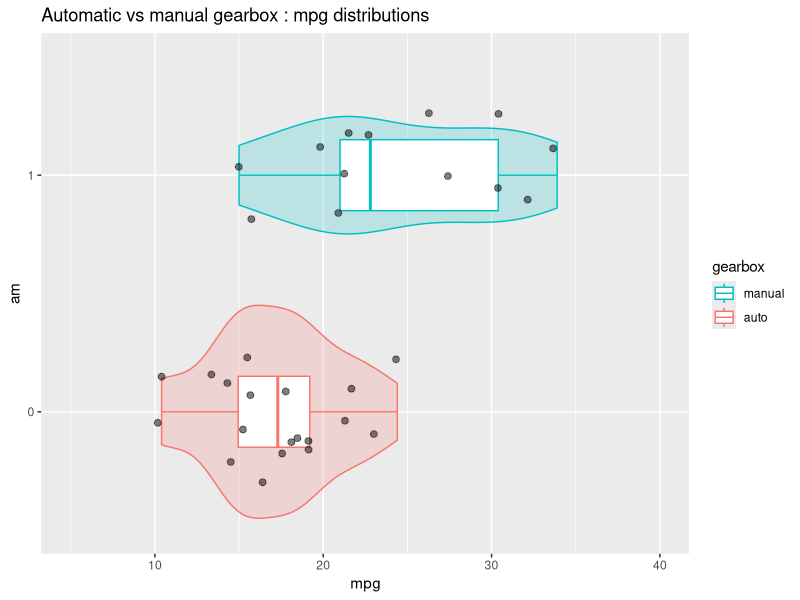
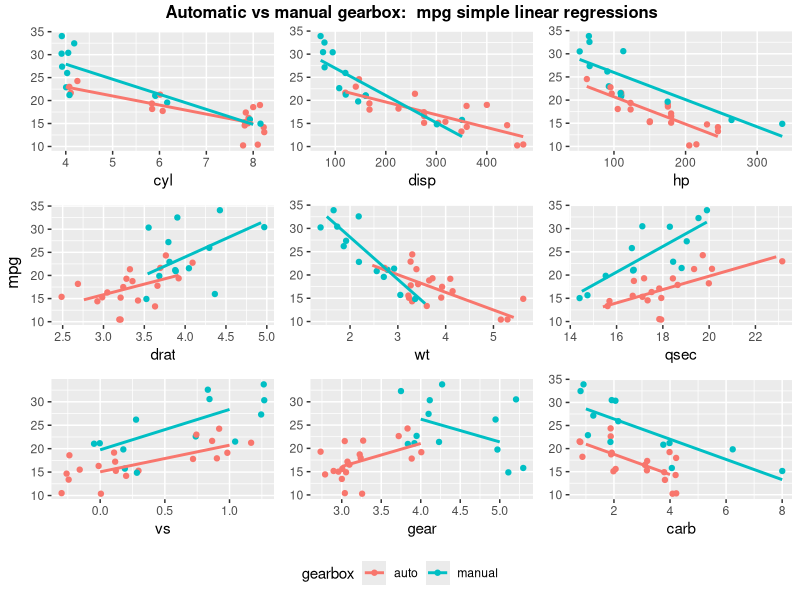
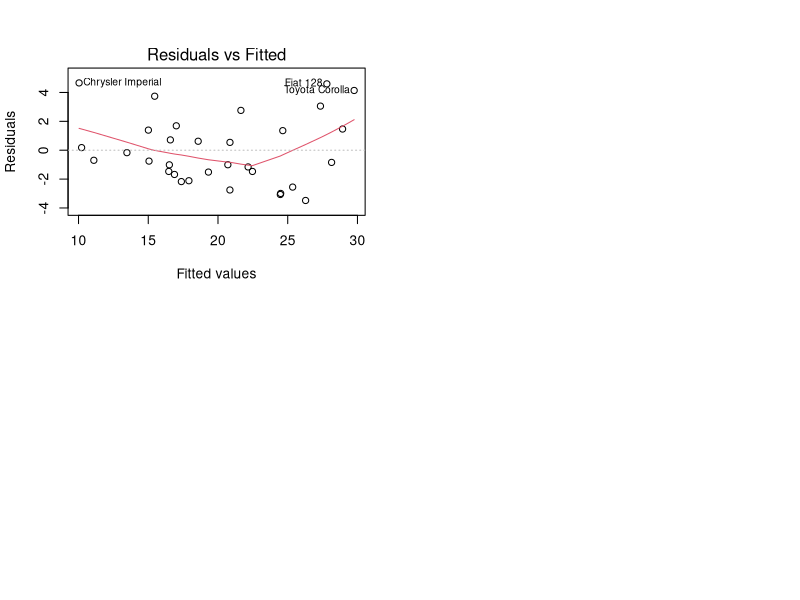
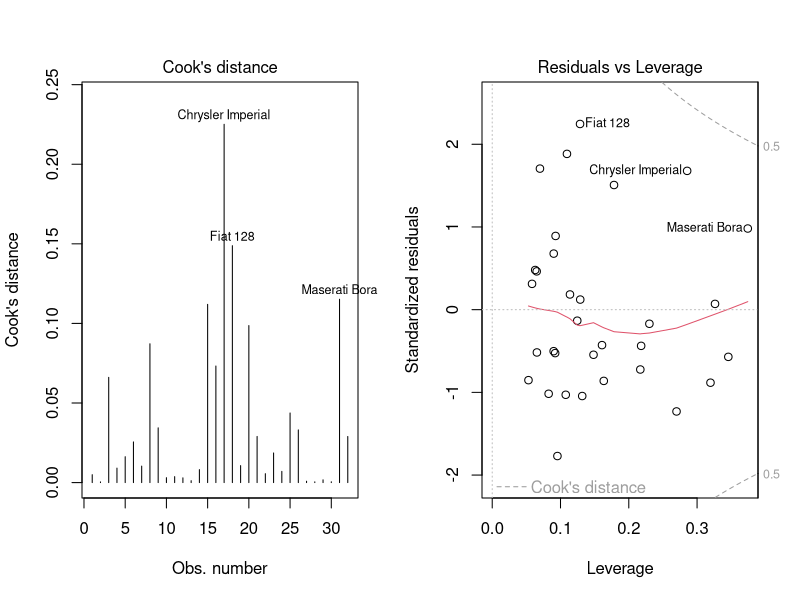
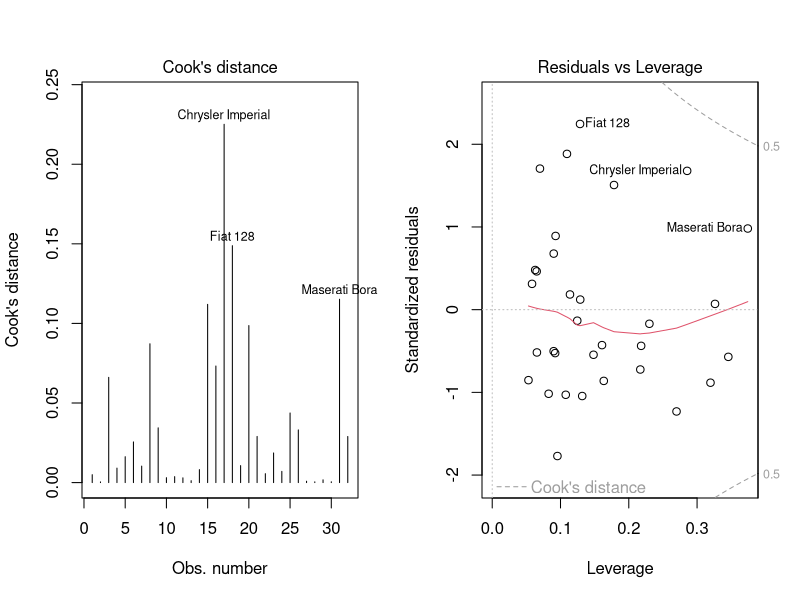
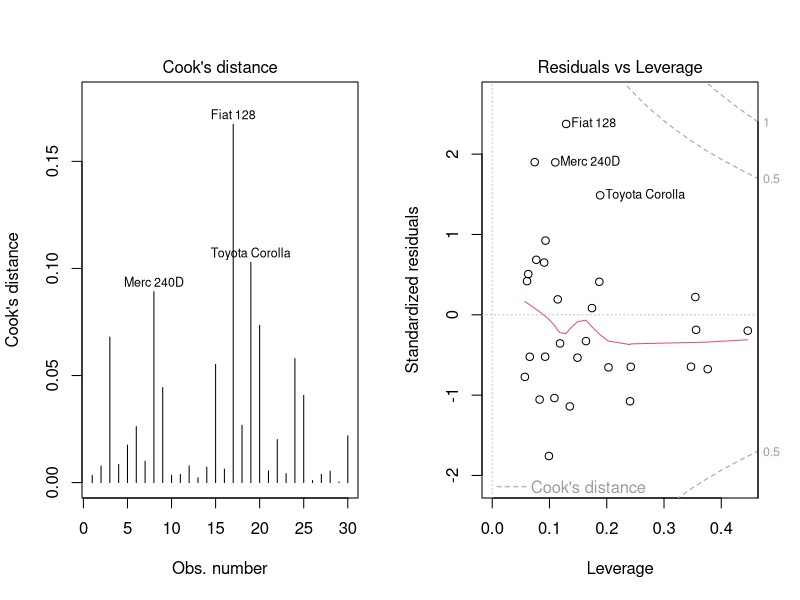
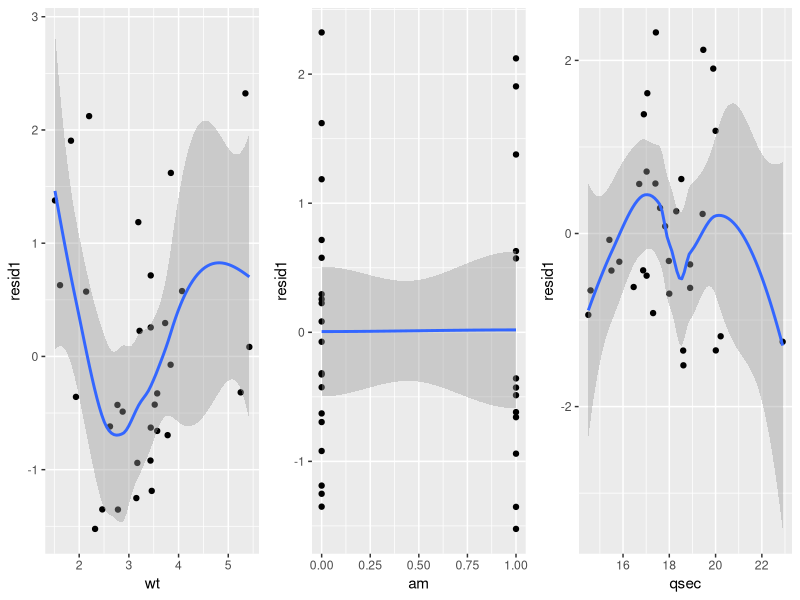

The R source for these figures, in order: (Note: this script raises an error after producing the figures.)
#' ---
#' title: "Linear Models"
#' subtitle: "Project1.R"
#' author: "Bruno Fischer Colonimos"
#' date: '`r format(Sys.Date(), "%d %B %Y")`'
#' output:
#'         html_document:
#'                 theme: readable
#'                 number_sections: yes
#'         word_document:
#'              fig_caption: yes
#'              fig_width: 9
#'              toc: no
#'              number_sections: yes
#'              theme: readable
#' ---


#+ options
knitr::opts_chunk$set(echo = FALSE)


#' libraries + external code
#' =========================

#+ libraries, warnings = FALSE

library(dplyr)
# require(graphics)
# library(GGally)
library(ggplot2)
library(grid)
library(gridExtra)

# source(file.path("morecode", "multiplot", "multiplot.R"))



#' The data
#' ========

# Help file : data frame with 32 observations on 11 variables.

# [, 1]	 mpg	 Miles/(US) gallon
# [, 2]	 cyl	 Number of cylinders
# [, 3]	 disp	 Displacement (cu.in.)
# [, 4]	 hp	 Gross horsepower
# [, 5]	 drat	 Rear axle ratio
# [, 6]	 wt	 Weight (1000 lbs)
# [, 7]	 qsec	 1/4 mile time
# [, 8]	 vs	 V/S
# [, 9]	 am	 Transmission (0 = automatic, 1 = manual)
# [,10]	 gear	 Number of forward gears
# [,11]	 carb	 Number of carburetors


data("mtcars")



#' Data exploration
#' ----------------

#' compute means for  am = 0 / 1

means <- mtcars %>%
        group_by(am) %>%
        summarise(meanmpg=mean(mpg))

meanauto <- means[1,"meanmpg"]
meanmanual <- means[2,"meanmpg"]


#' Compare distributions

# Solution 1 (deprecated)
# # freq polygons
# gpoly <- ggplot(mtcars, aes(mpg, y = ..density..,
#                             color = factor(am))) +
#         geom_freqpoly(bins = 16) +
#         scale_color_discrete("am") +
#         scale_x_continuous(limits = c(5, 40)) +
#         xlab(NULL)
#
# # try , not used
# gdens <- ggplot(mtcars, aes(mpg, y = ..density..,
#                             fill = factor(am))) +
#         geom_density(alpha=.2, bw =2) +
#         scale_fill_discrete("am") +
#         scale_x_continuous(limits = c(5, 40)) +
#         xlab(NULL)
# # gdens
#
#
# # boxplots
# gbox <- ggplot(mtcars, aes(factor(am), mpg, color=factor(am))) +
#         geom_boxplot() +
#         geom_jitter(width=.5, height=.2, alpha =.5, size = 2) +
#         scale_x_discrete("am", labels = c("0.00", "1.00")) +
#         scale_y_continuous(limits = c(5, 40)) +
#         scale_color_discrete("am") +
#         ylab(NULL)+
#         coord_flip()
#
# # show freq polygons and boxplot together
#
# # remark: with the bold title, this is very slow
# # bold title
# title1 <- textGrob("Automatic vs manual gearbox mpg distributions",
#                 gp=gpar(fontface="bold"))
#
# gr <- arrangeGrob(grobs=list(gpoly, gbox),
#                   layout_matrix = matrix(c(1, 1, 1, 2, 2), ncol = 1) ,
#                   top = title1,
#                   bottom = "mpg")
# # stores in gr use then grid.graw(gr)
#
# # displaygraph when appropriate
# grid.newpage()
# grid.draw(gr)



# Alternative: violin + box + points

mtcars <- mutate(mtcars, gearbox = factor(ifelse(am == 0, "auto", "manual")))

gviolin <- ggplot(mtcars, aes(factor(am), mpg, color=gearbox)) +
        geom_violin(mapping=aes(fill=factor(am)), show.legend = FALSE, alpha = .2) +
        geom_boxplot(width=.3) +
        geom_jitter(width=.3, height=.3, alpha =.5, size = 2, color="black") +
        scale_x_discrete("am") +
        scale_y_continuous(limits = c(5, 40)) +
        # scale_color_discrete("gearbox") +
        guides(col = guide_legend(reverse = TRUE))+
        labs(title = "Automatic vs manual gearbox : mpg distributions") +
        coord_flip()

# display
gviolin



#' Plotting the effect of every variable on mpg, conmparing
#' automatic and manual transmissions

# plotting function
plotam <- function(varname, withlegend = FALSE) {
        g <- ggplot(mtcars,
               aes_(x = as.name(varname),
                    y = quote(mpg),
                    color = quote(gearbox))) +
                geom_jitter(width= .3, height = .2) +
                geom_smooth(data = filter(mtcars, am ==0),
                            method="lm", se= FALSE) +
                geom_smooth(data = filter(mtcars, am ==1),
                            method="lm", se= FALSE) +
                ylab(NULL) +
                # scale_color_discrete(guide_legend("am")) +
                theme(legend.position="bottom")
        if (withlegend) {
                g
        } else {
                g + theme(legend.position = "none")
        }
}

# test
# plotam("wt")
# plotam("wt" , withlegend=TRUE)
#
# plotam <- function(varname, withlegend = FALSE) {
#         g <- ggplot(mtcars,
#                     aes_(x = as.name(varname),
#                          y = quote(mpg),
#                          color = quote(factor(am)))) +
#                 geom_jitter(width= .3, height = .2) +
#                 geom_smooth(data = filter(mtcars, am ==0),
#                             method="lm", se= FALSE) +
#                 geom_smooth(data = filter(mtcars, am ==1),
#                             method="lm", se= FALSE) +
#                 ylab(NULL) +
#                 scale_color_discrete(guide_legend("am")) +
#                 theme(legend.position="bottom")
#         if (withlegend) {
#                 g
#         } else {
#                 g + theme(legend.position = "none")
#         }
# }











# plot all variables except mpg, against am
lpl <- lapply(X = setdiff(colnames(mtcars), c("am", "gearbox", "mpg")),
              plotam)


# display plots (with a common legend):

# get the legend from any one plot (the plot must have a legend)
# extract legend
# https://github.com/hadley/ggplot2/wiki/Share-a-legend-between-two-ggplot2-graphs
g_legend<-function(a.gplot){
        tmp <- ggplot_gtable(ggplot_build(a.gplot))
        leg <- which(sapply(tmp$grobs, function(x) x$name) == "guide-box")
        legend <- tmp$grobs[[leg]]
        return(legend)}

mylegend <- g_legend(plotam("wt", withlegend = TRUE))


# draw the plot
# windows(width = 10, height = 6)
title2 <- textGrob("Automatic vs manual gearbox:  mpg simple linear regressions",
                   gp = gpar(fontface="bold"))

gg <- arrangeGrob(grobs = lpl,
                  ncol = 3,
                  top = title2,
                  left = "mpg")

g3 <- arrangeGrob(gg,
                   mylegend, nrow=2, heights=c(10, 1))
# to display
grid.newpage()
grid.draw(g3)
# dev.off()




#' model selection
#' ===============

#' backwards elimination (without interaction)
#' -------------------------------------------

# Steps in in the iteration cycle

# testing function, not-really-so-great
nextstep <- function(fit) {
        sf <-  summary(fit)
        sfc <- summary(fit)$coef[-1,]
        rnames <- dimnames(sfc)[[1]]
        ix <- match(max(sfc[,4] ), sfc[,4] )
        # formula
        fitfla <- formula(fit)
        cfla <- as.character(fitfla)
        cfla <- paste(cfla[2], cfla[1], cfla[3])
        # result
        if (sfc[ix,4] > 0.05) {
                data.frame(nonsignif.var = rnames[ix],
                           p.value =  round(sfc[ix, 4], 3),
                           sigma = sf$sigma,
                           Rsquared =  sf$r.squared,
                           Adj.Rsquared = sf$adj.r.squared)
        } else {
                data.frame(nonsignif.var = "all significant",
                           formula = cfla,
                           sigma = sf$sigma,
                           Rsquared =  sf$r.squared,
                           Adj.Rsquared = sf$adj.r.squared)
        }
}


# initialization of process. returns 3 function:
# 1: remove
# 2.

initrem <- function() {
        step <- NULL
        i <- 1
        elim <-  numeric(0) # history of removals
        list(
                remove = function() {
                        step <<- nextstep(fit)
                        elim[i] <<- paste0(step$nonsignif.var, " (p.value: ", round(step$p.value, 2) , ")" )
                        i <<- i + 1
                },
                step = function() {step},
                elim = function() {elim}
        )

}


# initialization
temp <- initrem() # Initialization + creation of the three functions
remove <- temp$remove
step <- temp$step
elim <- temp$elim

# first iteration
fit <- lm(mpg ~ carb + hp + disp + cyl + wt + gear + am + drat + vs + qsec, mtcars)
summary(fit) # show current model
try(remove()) # what is to be removed
step() # show what happens next
elim() # history of removals


# 2 removing cyl
fit <- lm(mpg ~ carb + hp + disp + wt + gear + am + drat + vs + qsec, mtcars)

summary(fit)
try(remove())
step()
elim()

# removing vs
fit <- lm(mpg ~ carb + hp + disp + wt + gear + am + drat + qsec, mtcars)

summary(fit)
try(remove())
step()
elim()


# removing carb
fit <- lm(mpg ~ hp + disp + wt + gear + am + drat + qsec, mtcars)

summary(fit)
try(remove())
step()
elim()


# removing gear
fit <- lm(mpg ~ hp + disp + wt + am + drat + qsec, mtcars)

summary(fit)
try(remove())
step()
elim()


# removing drat
fit <- lm(mpg ~ hp + disp + wt + am + qsec, mtcars)

summary(fit)
try(remove())
step()
elim()


# removing disp
fit <- lm(mpg ~ hp + wt + am + qsec, mtcars)

summary(fit)
try(remove())
step()
elim()


# removing hp - final step
fit <- lm(mpg ~ wt + am + qsec, mtcars)

summary(fit)
try(remove())
step()
elim()


# result of step()
# All significants
#   nonsignif.var              formula    sigma  Rsquared Adj.Rsquared
# all significant mpg ~ wt + am + qsec 2.458846 0.8496636    0.8335561




#' mpg ~ wt + am + qsec diagnostics
#' --------------------------------

pr <- par("mfrow")
par(mfrow=c(2,2))
plot(fit, which = 1)
par(mfrow=pr)


# residuals plots
vnames <- c("wt", "am", "qsec") # variables in the final model

# Store residuals
mtcars1 <- mutate(mtcars, resid1 = rstudent(fit))

resvarplot <- function(varname) {
        ggplot(mtcars1, aes_(as.name(varname) , quote(resid1))) +
                geom_point()+
                geom_smooth()
}

lpres <- lapply(vnames, FUN=resvarplot)


windows(width = 10)
gr <- arrangeGrob(grobs = lpres,
          layout_matrix = matrix(c(1,2,3), nrow=1)
)
grid.draw(gr)
dev.off()





#' Adding interaction am:wt
#' ------------------------

fit2 <- lm(mpg ~ wt + am*wt + qsec, mtcars)
s <- summary(fit2)
s


pr <- par("mfrow")
par(mfrow=c(1,2))
plot(fit2, which = 4)
plot(fit2, which = 5)
par(mfrow=pr)




#' Try Adding interaction am:qsec + anova test ==> no
#' --------------------------------------------------

fit3 <- lm(mpg ~ wt + am*wt + qsec + am*qsec, mtcars)
s <- summary(fit3)
s

an <- anova(fit, fit2, fit3)
an


# Analysis of Variance Table
#
# Model 1: mpg ~ wt + am + qsec
# Model 2: mpg ~ wt + am * wt + qsec
# Model 3: mpg ~ wt + am * wt + qsec + am * qsec
# Res.Df    RSS Df Sum of Sq       F   Pr(>F)
# 1     28 169.29
# 2     27 117.28  1    52.010 11.6099 0.002145 **
# 3     26 116.47  1     0.802  0.1791 0.675630
# ---
#  Signif. codes:  0 ‘***’ 0.001 ‘**’ 0.01 ‘*’ 0.05 ‘.’ 0.1 ‘ ’ 1

# p-values
pv <- an$`Pr(>F)`

#  NA 0.002144762 0.675630240

# get individual p-values
# pv[2]





#' We select : mpg ~ wt + am * wt + qsec
#' ------------------------




#' diagnostics2
#' ------------

pr <- par("mfrow")
par(mfrow=c(1,2))
plot(fit2, which=4)
plot(fit2, which=5)
par(mfrow = pr)


hatvalues(fit2)
dfb <- dfbetas(fit2)

str(dfb)

dfb[ , c("wt"  , "am", "wt:am")]

dfb[c("Fiat 128", "Maserati Bora" , "Chrysler Imperial" ) , c("wt"  , "am", "wt:am")]

# ==> Try without Chrysler Imperial , Maserati Bora


mtcars2 <- mtcars
mtcars2$model <- rownames(mtcars)
mtcars2 <- filter(mtcars2, model != "Chrysler Imperial", model != "Maserati Bora")
rownames(mtcars2) <- mtcars2$model


fit2B <- lm(mpg ~ wt + am*wt + qsec, mtcars2)
s <- summary(fit2B)
s

pr <- par("mfrow")
par(mfrow=c(1,2))
plot(fit2B, which = 4)
plot(fit2B, which = 5)
par(mfrow=pr)





hatvalues(fit2B)
dfb <- dfbetas(fit2B)
dfb[ , c("am", "wt:am")]



#'
#' conclusion:
#' -----------

# Point estimation
# neutral weight

nwt <- - (sfc[3,1] / sfc[5,1])
deltaslope <- sfc[5,1]


sfc <- summary(fit2B)$coef
sfc

# 2 equations, automatic vs manual
# automatic: mpg = 9.723 - 2.937 wt + 1.017 qs
# manual : mpg = (9.723 + 14.079) - (2.937 + 7.078) wt + 1.017 qs

# ==> for small wt, manual is better, for high wt auto is better.
# balance point, w = 3.4 (thousands of lb)
# The manufactureres seem aware of it, as the overlap zone goes from circa

mt24 <- filter(mtcars, wt > 2.5 & wt < 4.5)
mt24a <- filter(mt24, am==0)
mt24m <- filter(mt24, am==1)
# ggplot(mt24, aes(wt, am))+ geom_point()
min(mt24a$wt) # 3.15
max(mt24m$wt) # 3.57





#'
#' Bootstrapping the difference of coefficients
#' ------------------------------------------------
#'

data(mtcars)

# first: estimate the model from lm
fit <- lm(mpg ~  qsec + wt*am, mtcars)
sc <- summary(fit)$coefficients

# conf int for coeff(wt:am)
sc[5,1] + c(-1,1) * qt(df = nrow(mtcars) - 2, p = .975) * sc[5,2]



n <- nrow(mtcars)
B <- 10000

# resampling
set.seed(1254)


# do not storethe samples
#
# generate samples
x <- sample(1:n, n, replace = TRUE)

lsamp <- lapply(1:B, function(i) sample(1:n, n, replace = TRUE))

getcoeffs <- function(x){
        # sample data
        sdata <- mtcars[x,]
        # compute model
        fit <- lm(mpg ~  hp + wt*am, sdata)
        sc <- summary(fit)$coef

        bam <- sc[4,1]
        bamwt <- sc[5,1]
        wt0 <- (- bam / bamwt)
        c(wt0, bamwt)
}


lsamp <- sapply(lsamp, getcoeffs)
lsamp <- t(lsamp)
lsamp <- as.data.frame(lsamp, stringsAsFactors = FALSE)
colnames(lsamp) <- c("neutral", "diff_slope")

# conclusions about "neutral"
quantile(lsamp$neutral, c(.025, .975))
mean(lsamp[[1]]) # surprising
median(lsamp$neutral)
head(lsamp)
min(lsamp$neutral)
max(lsamp$neutral)

g = ggplot(lsamp, aes(x = neutral)) +
        geom_density(color = "black", fill = "lightblue") +
        scale_x_continuous(limits = c(1,5))
g


# About "diff_slope"

quantile(lsamp$diff_slope, c(.025, .975))
mean(lsamp$diff_slope) # surprising
median(lsamp$diff_slope)
















# ===================================================================================================
# ===================================================================================================


#' correlations
#' ------------

# cor(mtcars)

# heatmap(cor(mtcars),
#        col=colorRampPalette(c("blue","white", "red"))( 20 ))




#' diagnostics
#' ------------

pr <- par("mfrow")
par(mfrow=c(2,2))
plot(fit)
par(mfrow=pr)


# residuals plots

vnames <- c("wt", "am", "qsec") # variables in the final model

# rstudent(fit) # try


# Store residuals
mtcars <- mutate(mtcars, resid1 = rstudent(fit))


resvarplot <- function(varname, residvar = "resid1") {
        ggplot(mtcars, aes_(as.name(varname) , as.name(residvar))) +
                geom_point()+
                geom_smooth()
}

# resvarplot("wt")
# resvarplot("am")
# resvarplot("qsec")

lpres <- lapply(vnames, FUN=resvarplot)
windows(width=10)
multiplot(plotlist = lpres,
          #ncols=3
          layout = matrix(c(1,2,3), nrow=1)
          )
dev.off()




#' what about a different model with hp instead of qsec
#' -----------------------------------------------------


fit <- lm(mpg ~ wt + am + hp, mtcars)
s <- summary(fit)
s
# All significants
s$sigma
s$r.squared
s$adj.r.squared


# with hp and interaction

fit <- lm(mpg ~  am + hp + wt*am, mtcars)
s <- summary(fit)
s
# All significants
s$sigma
s$r.squared
s$adj.r.squared

# diagnostics
windows()
pr <- par("mfrow")
par(mfrow=c(2,2))
plot(fit)

par(mfrow = pr)
dev.off()

# SAME WITHOUR MASERATI bORA

rownames(mtcars)
mtcars <- mutate(mtcars, modname = rownames(mtcars))

mtcars2 <- filter(mtcars, modname != "Maserati Bora")


fit <- lm(mpg ~  am + hp + wt*am, mtcars2)
s <- summary(fit)
s
# All significants
s$sigma
s$r.squared
s$adj.r.squared

# diagnostics
windows()
pr <- par("mfrow")
par(mfrow=c(2,2))
plot(fit)

par(mfrow=pr)
dev.off()




vnames2 <- c("wt", "am", "hp") # variables in the final model
# Store residuals2
mtcars <- mutate(mtcars, resid2 = rstudent(fit))


resvarplot2 <- function(varname) {
        ggplot(mtcars, aes_(as.name(varname) , quote(resid2))) +
                geom_point()
}


lpres2 <- lapply(vnames2, FUN=resvarplot2)
multiplot(plotlist = lpres, ncols=3)
windows(width = 10)
multiplot(plotlist = lpres2,
          layout=matrix(c(1,2,3), nrow=1, byrow=TRUE))
dev.off()


# qqnorm(mtcars$resid1)
# qqnorm(mtcars$resid2)

ggplot(mtcars) + geom_qq(aes(sample = resid1))
ggplot(mtcars) + geom_qq(aes(sample = resid2))

ggplot(mtcars, aes(sample = resid1)) + stat_qq()
ggplot(mtcars, aes(sample = resid2)) + stat_qq()



ggplot(mtcars, aes(x= resid1)) +
        geom_histogram(bins=nclass.FD(mtcars$resid1))


ggplot(mtcars, aes(x= resid2)) +
        geom_histogram(bins=nclass.FD(mtcars$resid2))




#' correlations
#' -------------


# select(mtcars, one_of(vnames))
# cor(mtcars[vnames], select(mtcars, -one_of(names)))



# redv <- mtcars[c("mpg", vnames)]

heatmap(cor(mtcars[c("mpg", vnames)]),
        col=colorRampPalette(c("blue","white", "red"))( 20 ))

cor(mtcars[vnames])

heatmap(cor(mtcars[vnames])
        , col=colorRampPalette(c("blue","white", "red"))( 50 )
        #, zlim=c(-1.05, 1.05),
        , symm = TRUE
        )


heatmap(cor(mtcars[vnames2])
        , col=colorRampPalette(c("blue","white", "red"))( 50 )
        #, zlim=c(-1.05, 1.05),
        , symm = TRUE
)


# Correlations between variables inside the models and
# variables left out
cor(select(mtcars, one_of(vnames)),
    select(mtcars, - one_of(c(vnames, "mpg", 'modname'))))
# corresponding heatmap (blue = negative, red = positive)
heatmap(cor(mtcars[vnames],
            select(mtcars, -one_of(c(vnames, "mpg", "modname")))),
        col=colorRampPalette(c("blue","white", "red"))( 100 )
        #, zlim=c(-1, 1)
        )


cor(mtcars[vnames2],
    select(mtcars, -one_of(c(vnames2, "mpg", "resid1", "resid2", "modname"))))
heatmap(cor(mtcars[vnames2],
            select(mtcars, -one_of(c(vnames2, "mpg", "resid1", "resid2", "modname")))),
        col=colorRampPalette(c("blue","white", "red"))( 100 )
        # , zlim=c(-.9, .9)
)



# nested models

fit1 <- lm(mpg ~ am, mtcars)
fit2 <- lm(mpg ~ am + wt , mtcars)
fit3 <- lm(mpg ~ am + wt + qsec, mtcars)
anova(fit1,fit2,fit3)

fit4 <- lm(mpg ~ am + wt + qsec + hp, mtcars)
anova(fit3, fit4)
# ==> the addition of hp is not justified

fit5 <- lm(mpg ~ am + wt + qsec + disp, mtcars)
anova(fit3, fit5)
# ==> the addition of disp is not justified

fit3B <- lm(mpg ~ am + wt + qsec + wt*am, mtcars)
anova(fit3, fit3B)

summary(fit3)
summary(fit3B)



# nested models B

fitB1 <- lm(mpg ~ am, mtcars)
fitB2 <- lm(mpg ~ am + wt , mtcars)
fitB2B <- lm(mpg ~ am + wt*am , mtcars)

anova(fitB1,fitB2, fitB2B) # justified
fitB3B <- lm(mpg ~ am + wt*am + qsec, mtcars)
anova(fitB2B, fitB3B) # justified
summary(fitB3B)


fitB4 <- lm(mpg ~ am + wt + qsec + hp, mtcars)
anova(fit3, fit4)
# ==> the addition of hp is not justified


fit5 <- lm(mpg ~ am + wt + qsec + disp, mtcars)
anova(fit3, fit5)
# ==> the addition of disp is not justified

fit3B <- lm(mpg ~ am + wt + qsec + wt*am, mtcars)
anova(fit3, fit3B)

summary(fit3)
summary(fit3B)


#' nested models C
#' ---------------


fitC1 <- lm(mpg ~ am, mtcars)
fitC2 <- lm(mpg ~ am + wt , mtcars)
fitC2B <- lm(mpg ~ am + wt*am , mtcars)

anova(fitC1,fitC2, fitC2B) # justified
fitC3B <- lm(mpg ~ am + wt*am + hp, mtcars)
anova(fitC2B, fitC3B) # justified
summary(fitC3B)


fitC4B <- lm(mpg ~ am + wt*am + hp + qsec , mtcars)
anova(fitC3B, fitC4B)
# ==> the addition of hp is not justified
summary(fitC4B)



#' conclusion:
#' -----------

# 2 equations, automatic vs manual
# automatic: mpg = 9.723 - 2.937 wt + 1.017 qs
# manual : mpg = (9.723 + 14.079) - (2.937 + 7.078) wt + 1.017 qs

# ==> for small wt, manual is better, for hign wt auto is better.
# balance point, w = 3.4 (thousands of lb)
# The manufactureres seem aware of it, as the overlap zone goes from circa

mt24 <- filter(mtcars, wt > 2.5 & wt < 4.5)
mt24a <- filter(mt24, am==0)
mt24m <- filter(mt24, am==1)
# ggplot(mt24, aes(wt, am))+ geom_point()
min(mt24a$wt) # 3.15
max(mt24m$wt) # 3.57
